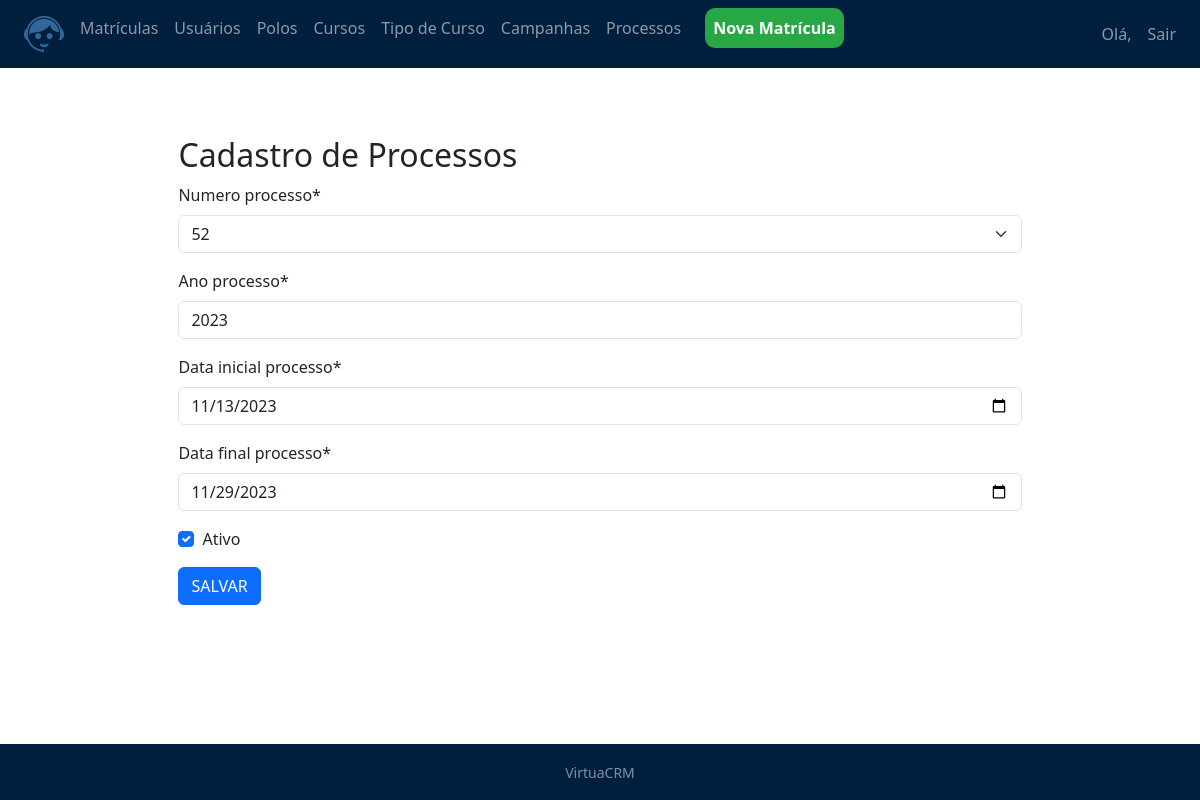
/matriculas/processo/1 (signed in), run on the app's committed database.
### matriculas/models.py (models this page shows, shortened)
class cad_processo(models.Model):
    numero_processo =  models.CharField(max_length=2)
    ano_processo = models.CharField(max_length=4)
    data_inicial_processo = models.DateTimeField()
    data_final_processo = models.DateTimeField()
    ativo = models.BooleanField(default=True)
    class Meta:
        db_table = 'processo'

### matriculas/views.py (the view, shortened to what this page needs)
# urls.py: path('processo/<int:id>', ProcessoUpdateView.as_view(), name='processo_update'),
class ProcessoUpdateView(LoginRequiredMixin, UpdateView):
    template_name = 'matriculas/processo_new.html'
    form_class = ProcessoForm
    def get_object(self):
        id = self.kwargs.get('id')
        return get_object_or_404(cad_processo, id=id)  # Retorna o objeto consultor a partir do id

### matriculas/forms.py
class ProcessoForm(forms.ModelForm):
    numero_processo = forms.CharField(widget=forms.Select(choices=NUMERO_PROC_CHOICES))
    ano_processo = forms.IntegerField()
    data_inicial_processo = forms.DateTimeField(widget=DateInput())
    data_final_processo = forms.DateTimeField(widget=DateInput())
    ativo = forms.BooleanField(required=False)
    def __init__(self, *args, **kwargs):
        super().__init__(*args, **kwargs)
        self.fields['ano_processo'].initial = datetime.now().year
        self.fields['ativo'].initial = True
    class Meta:
        model = cad_processo
        fields = (
            'numero_processo',
            'ano_processo',
            'data_inicial_processo',
            'data_final_processo',
            'ativo',
        )

### matriculas/templates/matriculas/processo_new.html (shortened to what this page needs)
{% extends 'model-page.html'%}
{% load crispy_forms_tags %}
{% load static %}
{% block content %}
<link rel="stylesheet" type="text/css" href="{% static 'css/matnew.css' %}">
<div class="centered-form">
    <h2> Cadastro de Processos</h2>
        <div>
            <form method="POST">{% csrf_token %}
                {{ form|crispy}}
                <button type="submit" class="btn btn-primary">SALVAR</button>
            </form>
        </div>
</div>
{%endblock%}

### core/static/css/matnew.css (style rules this page uses)
.centered-form { margin: auto; width: 80%; padding: 20px; }

### core/templates/model-page.html (style rules this page uses)
html, body { height: 100%; }

### data on the page
cad_processo: numero_processo "52", ano_processo "2023", data_inicial_processo "11/13/2023", data_final_processo "11/29/2023", ativo "☑"
